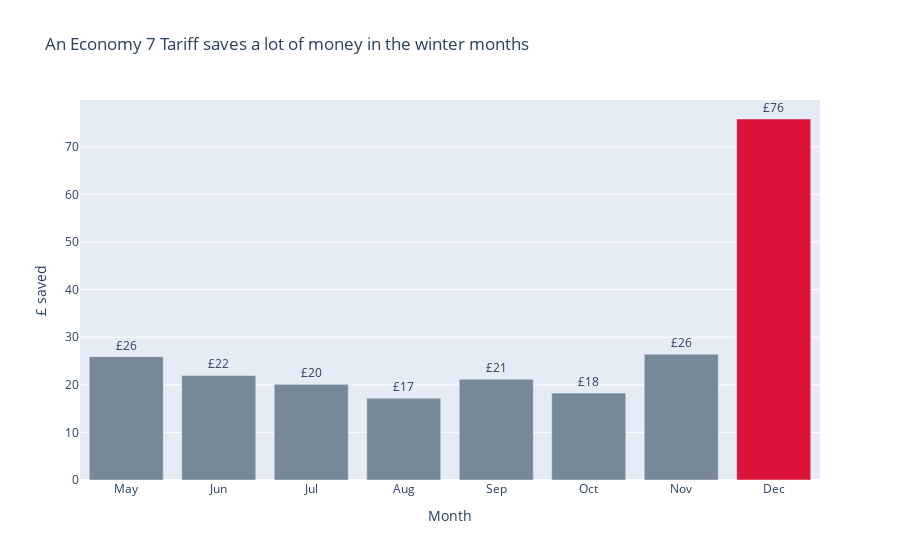

Notebook code cell kept with this figure:
### Code cell
colors = ['lightslategray'] * 8
colors[-1] = 'crimson'

fig = px.plot(cost_comparison_df,kind='bar',x='Month',y='saving',title='An Economy 7 Tariff saves a lot of money in the winter months',text='saving', color='Month',color_discrete_sequence=colors)
fig.update_layout(yaxis_title='£ saved',showlegend=False)
fig.update_traces(textposition='outside',texttemplate='£%{text:.2s}')
fig.show(config = config)

### Figure 1 — Plotly figure (JSON) as saved in the notebook; plotly's stock layout.template omitted (floating-point values rounded to 4 significant figures)
{"data": [{"hovertemplate": "Month=%{x}<br>saving=%{text}<extra></extra>", "legendgroup": "May", "marker": {"color": "lightslategray", "pattern": {"shape": ""}}, "name": "May", "orientation": "v", "showlegend": true, "text": [25.91], "textposition": "outside", "texttemplate": "£%{text:.2s}", "type": "bar", "x": ["May"], "xaxis": "x", "y": [25.91], "yaxis": "y"}, {"hovertemplate": "Month=%{x}<br>saving=%{text}<extra></extra>", "legendgroup": "Jun", "marker": {"color": "lightslategray", "pattern": {"shape": ""}}, "name": "Jun", "orientation": "v", "showlegend": true, "text": [21.96], "textposition": "outside", "texttemplate": "£%{text:.2s}", "type": "bar", "x": ["Jun"], "xaxis": "x", "y": [21.96], "yaxis": "y"}, {"hovertemplate": "Month=%{x}<br>saving=%{text}<extra></extra>", "legendgroup": "Jul", "marker": {"color": "lightslategray", "pattern": {"shape": ""}}, "name": "Jul", "orientation": "v", "showlegend": true, "text": [20.09], "textposition": "outside", "texttemplate": "£%{text:.2s}", "type": "bar", "x": ["Jul"], "xaxis": "x", "y": [20.09], "yaxis": "y"}, {"hovertemplate": "Month=%{x}<br>saving=%{text}<extra></extra>", "legendgroup": "Aug", "marker": {"color": "lightslategray", "pattern": {"shape": ""}}, "name": "Aug", "orientation": "v", "showlegend": true, "text": [17.18], "textposition": "outside", "texttemplate": "£%{text:.2s}", "type": "bar", "x": ["Aug"], "xaxis": "x", "y": [17.18], "yaxis": "y"}, {"hovertemplate": "Month=%{x}<br>saving=%{text}<extra></extra>", "legendgroup": "Sep", "marker": {"color": "lightslategray", "pattern": {"shape": ""}}, "name": "Sep", "orientation": "v", "showlegend": true, "text": [21.17], "textposition": "outside", "texttemplate": "£%{text:.2s}", "type": "bar", "x": ["Sep"], "xaxis": "x", "y": [21.17], "yaxis": "y"}, {"hovertemplate": "Month=%{x}<br>saving=%{text}<extra></extra>", "legendgroup": "Oct", "marker": {"color": "lightslategray", "pattern": {"shape": ""}}, "name": "Oct", "orientation": "v", "showlegend": true, "text": [18.25], "textposition": "outside", "texttemplate": "£%{text:.2s}", "type": "bar", "x": ["Oct"], "xaxis": "x", "y": [18.25], "yaxis": "y"}, {"hovertemplate": "Month=%{x}<br>saving=%{text}<extra></extra>", "legendgroup": "Nov", "marker": {"color": "lightslategray", "pattern": {"shape": ""}}, "name": "Nov", "orientation": "v", "showlegend": true, "text": [26.44], "textposition": "outside", "texttemplate": "£%{text:.2s}", "type": "bar", "x": ["Nov"], "xaxis": "x", "y": [26.44], "yaxis": "y"}, {"hovertemplate": "Month=%{x}<br>saving=%{text}<extra></extra>", "legendgroup": "Dec", "marker": {"color": "crimson", "pattern": {"shape": ""}}, "name": "Dec", "orientation": "v", "showlegend": true, "text": [75.83], "textposition": "outside", "texttemplate": "£%{text:.2s}", "type": "bar", "x": ["Dec"], "xaxis": "x", "y": [75.83], "yaxis": "y"}], "layout": {"barmode": "relative", "legend": {"title": {"text": "Month"}, "tracegroupgap": 0}, "showlegend": false, "title": {"text": "An Economy 7 Tariff saves a lot of money in the winter months"}, "xaxis": {"anchor": "y", "categoryarray": ["May", "Jun", "Jul", "Aug", "Sep", "Oct", "Nov", "Dec"], "categoryorder": "array", "domain": [0, 1], "title": {"text": "Month"}}, "yaxis": {"anchor": "x", "domain": [0, 1], "title": {"text": "£ saved"}}}}
